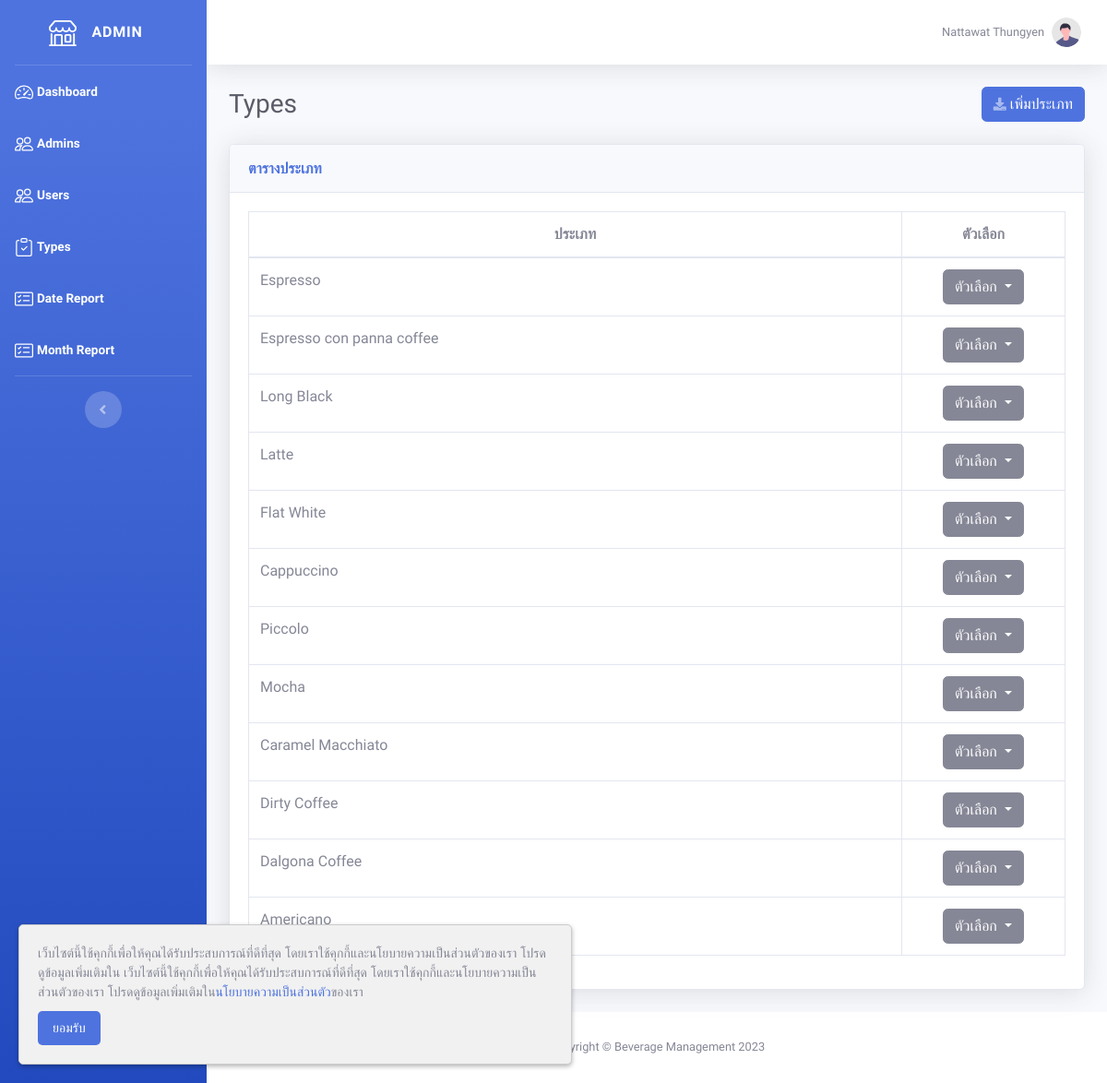
The page /admin/type.php (signed in) on the database as committed earlier.
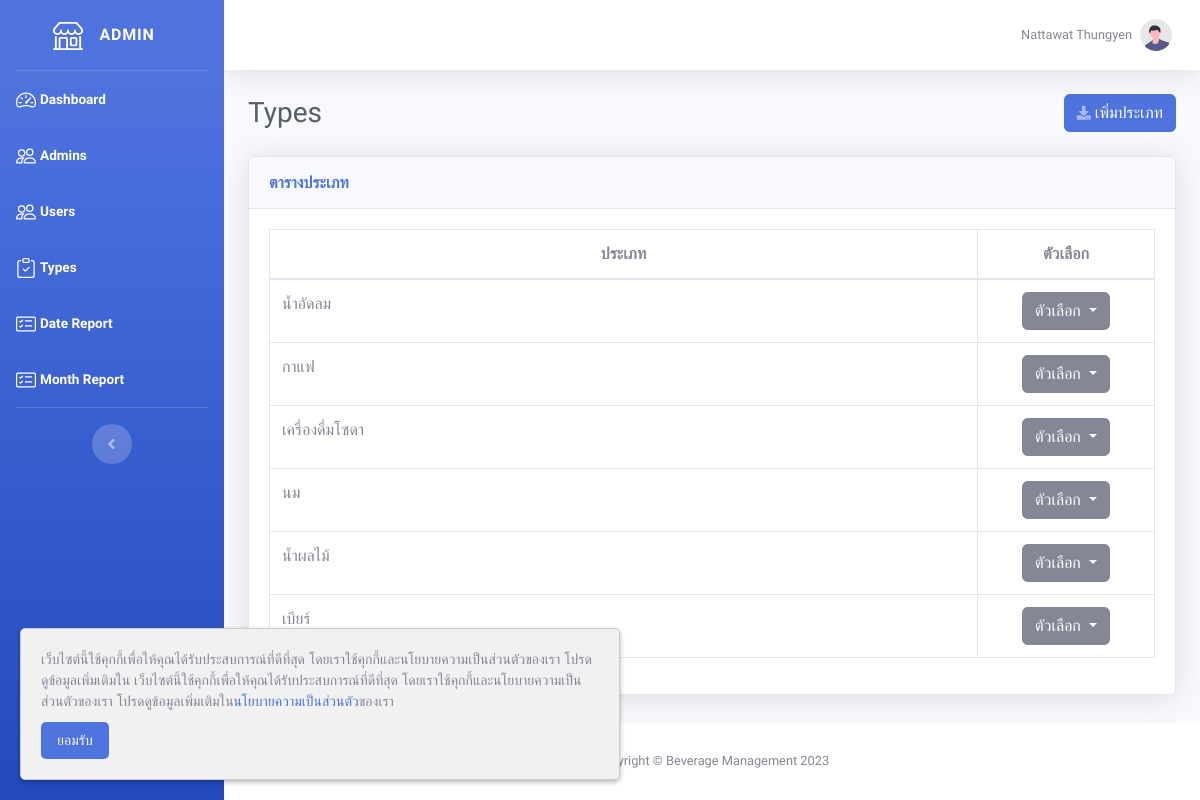
The same page on the database as committed later.
### tables this page shows
CREATE TABLE `type` (
  `type_id` int(10) NOT NULL,
  `admin_id` int(10) NOT NULL,
  `type` varchar(255) NOT NULL
);

### admin/type.php (the view, shortened to what this page needs)
<!DOCTYPE html>
<html lang="en">
<?php
require '../include/connect.php';
include '../include/header.php';
$type_data = $connect->prepare("SELECT * FROM type");
$type_data->execute();
$row_type = $type_data->fetchAll(PDO::FETCH_ASSOC);
?>
<body id="page-top">
    <div id="wrapper">
        <?php include '../include/sidebar_admin.php'; ?>
        <div id="content-wrapper" class="d-flex flex-column">
            <div id="content">
                <?php include '../include/topbar.php'; ?>
                <div class="container-fluid">
                    <div class="d-sm-flex align-items-center justify-content-between mb-4">
                        <h1 class="h3 mb-0 text-gray-800">Types</h1>
                        <button type="button" class="btn btn-primary" data-toggle="modal" data-target="#insert_type">
                            <i class="fas fa-download fa-sm text-white-50"></i> เพิ่มประเภท
                        </button>
                    </div>
                    <div class="card shadow mb-4">
                        <div class="card-header py-3">
                            <h6 class="m-0 font-weight-bold text-primary">ตารางประเภท</h6>
                        </div>
                        <div class="card-body">
                            <div class="table-responsive">
                                <table class="table table-bordered" id="dataTable" width="100%" cellspacing="0">
                                    <thead class="text-center">
                                        <tr>
                                            <th width="80%">ประเภท</th>
                                            <th width="20%">ตัวเลือก</th>
                                        </tr>
                                    </thead>
                                    <tbody>
                                        <?php foreach ($row_type as $row) { ?>
                                            <tr>
                                                <td><?= $row['type'] ?></td>
                                                <td class="text-center">
                                                    <div class="dropdown">
                                                        <button class="btn btn-secondary dropdown-toggle" type="button" data-toggle="dropdown" aria-expanded="false">
                                                            ตัวเลือก
                                                        </button>
                                                    </div>
                                                </td>
                                            </tr>
                                        <?php } ?>
                                    </tbody>
                                </table>
                            </div>
                        </div>
                    </div>
                </div>
            </div>
            <?php include '../include/footer.php'; ?>
        </div>
    </div>
</body>
</html>

Rows that differ between the two databases and show on the page:
removed type: type "Espresso"
removed type: type "Espresso con panna coffee"
removed type: type "Long Black"
removed type: type "Latte"
removed type: type "Flat White"
removed type: type "Cappuccino"
removed type: type "Piccolo"
removed type: type "Mocha"
removed type: type "Caramel Macchiato"
removed type: type "Dirty Coffee"
removed type: type "Dalgona Coffee"
removed type: type "Americano"
added type: type "น้ำอัดลม"
added type: type "กาแฟ"
added type: type "เครื่องดื่มโซดา"
added type: type "นม"
added type: type "น้ำผลไม้"
added type: type "เบียร์"
